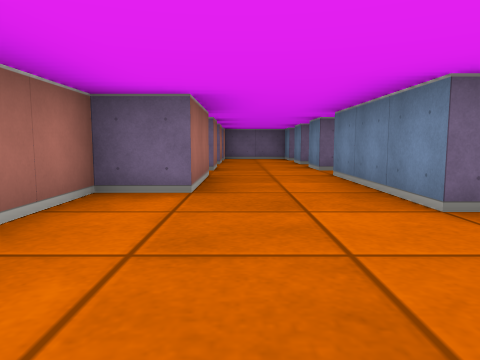
[1] (above)

13 first-person views from a walk through a cub3D level. The camera is about half as high as the walls, tilts 6° down and sees 70° across. The floor is counted in squares. Each view is taken from the middle of a square. On the plan, view 1 faces up. The plan holds only what a view shows up to about 9 squares ahead; the rest is blank.

[2]
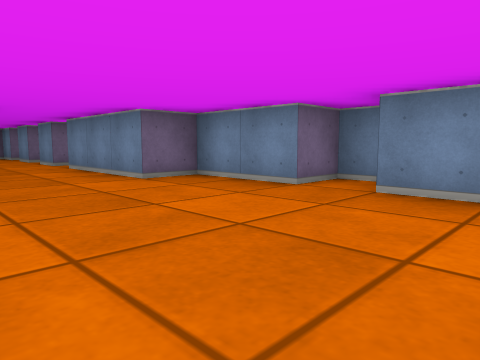

[3]
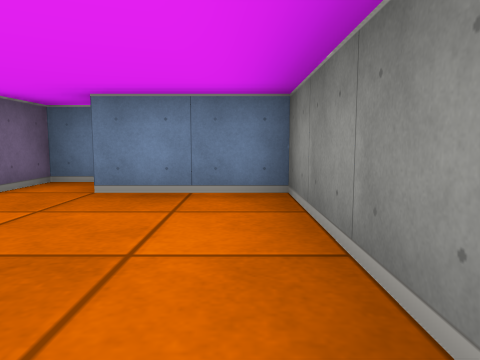

[4]
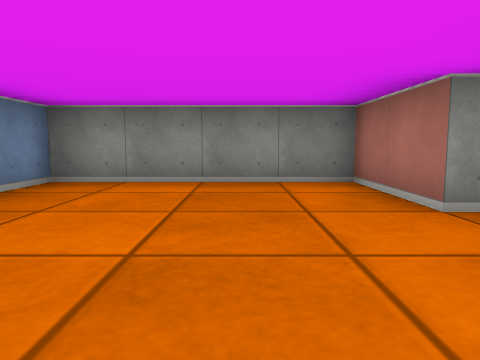

[5]
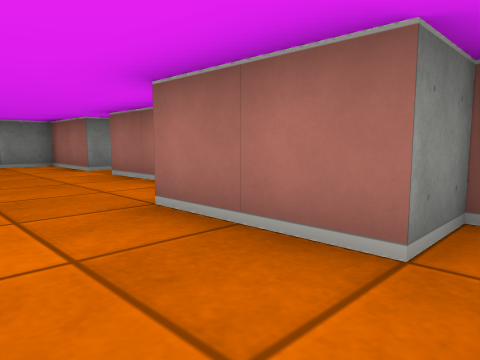

[6]
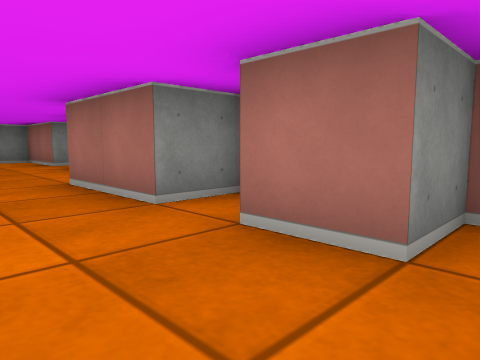

[7]
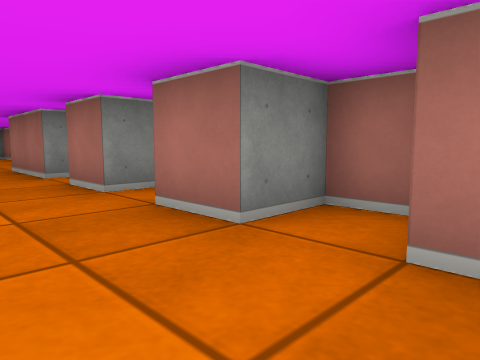

[8]
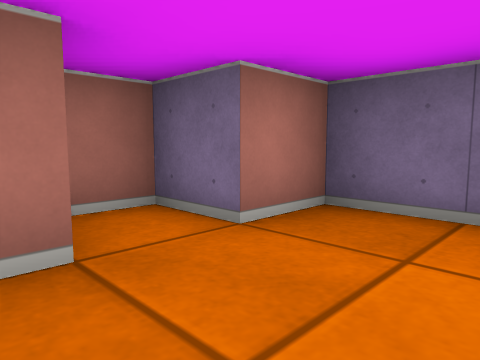

[9]
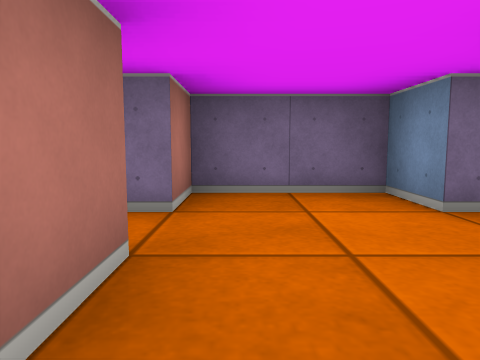

[10]
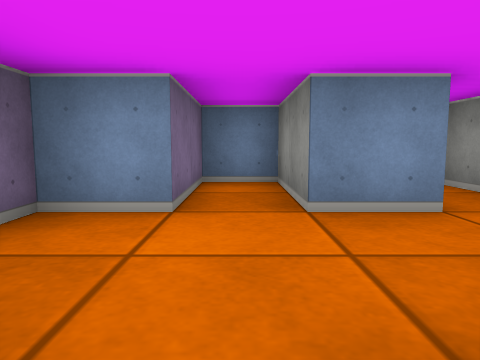

[11]
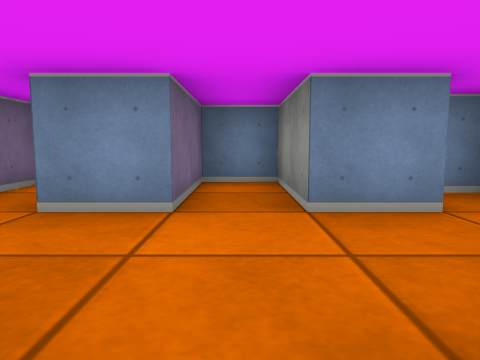

[12]
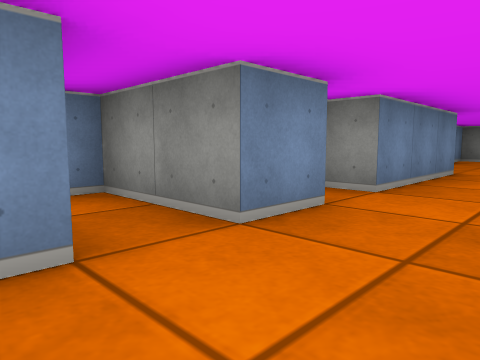

[13]
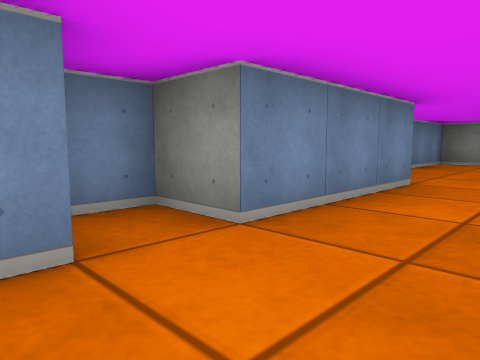

### Floor plan
Points are (right, up) in squares from view 1. A wall is a line through its corners. A room is listed if a view was taken in it or the views show most of it. See-through windows are left out.
Room 1 (views 1, 2, 3, 4, 5)
walls: (3.5, -0.1) (3.5, 0.5) (2.5, 0.5) (2.5, 2.5) (1.5, 2.5) (1.5, 5.5) (2.5, 5.5) (2.5, 6.2); (-1.5, -0.5) (-1.5, -2.5) (2.5, -2.5) (2.5, -0.5); (-1.6, 5.5) (-0.5, 5.5) (-0.5, 3.5) (-1.5, 3.5) (-1.5, 0.5)
ways out: opening at (0.5, 7) to room 2; opening at (-2.5, 0)
Room 2 (views 6, 8, 9, 11, 12, 13)
walls: (1.5, 6.4) (1.5, 7.5) (3.5, 7.5) (3.5, 8.5) (1.5, 8.5) (1.5, 9.5); (-0.5, 9.5) (-0.5, 8.5); (-1.6, 7.5) (-0.5, 7.5) (-0.5, 6.5)
ways out: opening at (0.5, 7) to room 1; opening at (0.5, 9) to room 3
Room 3 (views 7, 10)
walls: (1.5, 9.5) (3.5, 9.5) (3.5, 10.5) (1.5, 10.5) (1.5, 11.5) (-0.5, 11.5) (-0.5, 10.5) (-1.5, 10.5) (-1.5, 9.5) (-0.5, 9.5)
ways out: opening at (0.5, 9) to room 2

Where each view was taken, in squares from view 1:
view 1: 0 up, 0 right, facing up
view 2: 2 down, 1 left, facing up-right
view 3: 2 down, 1 left, facing right
view 4: 2 up, 0 right, facing down
view 5: 6 up, 1 right, facing down-left
view 6: 8 up, 1 right, facing down-left
view 7: 11 up, 1 right, facing down-left
view 8: 9 up, 1 right, facing up-left
view 9: 8 up, 0 right, facing up
view 10: 10 up, 1 left, facing right
view 11: 8 up, 1 left, facing right
view 12: 9 up, 0 right, facing down-right
view 13: 7 up, 0 right, facing down-right
